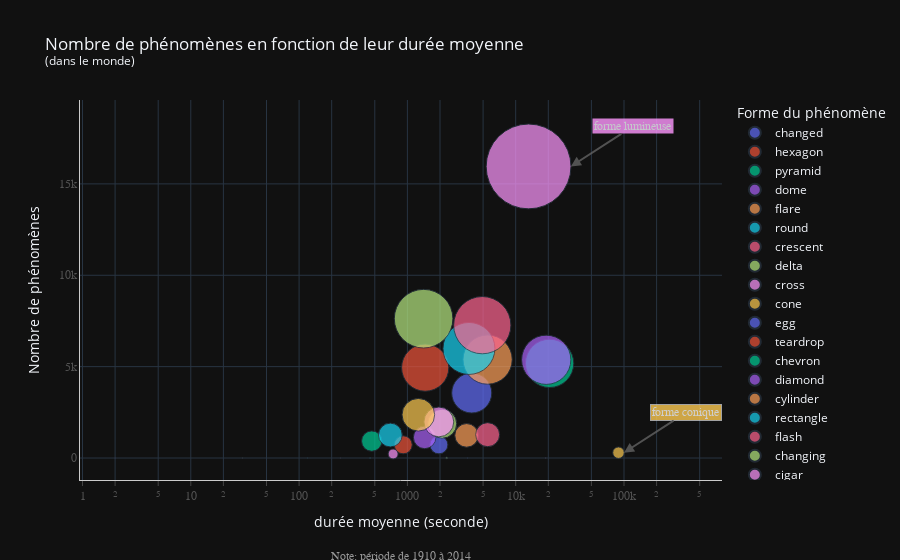

This figure's notebook cell:
### Code cell
# Graph
fig = px.scatter(df_count_ufo_bubble,
                 x="mean_length_of_encounter_seconds",
                 y="count_ufo",
                 size="count_ufo",
                 color="UFO_shape",
                 log_x=True,
                 size_max=60,
                 template=TEMPLATE,
                 labels={'count_ufo': 'Nombre de phénomènes',
                         'mean_length_of_encounter_seconds': 'durée moyenne (seconde)'},
                 title="Nombre de phénomènes en fonction de leur durée")

# Text
fig.update_layout(title="Nombre de phénomènes en fonction de leur durée moyenne<br>"
                  "<sup>(dans le monde)</sup>",
                  showlegend=True,
                  legend_title_text='Forme du phénomène',
                  xaxis=dict(
                        showline=True,
                        showgrid=True,
                        showticklabels=True,
                        linecolor='rgb(204, 204, 204)',
                        linewidth=1,
                        ticks='outside',
                        tickfont=dict(
                            family='Arial',
                            size=12,
                            color='rgb(82, 82, 82)'
                        ),
                  ),
                  yaxis=dict(
                      showgrid=True,
                      zeroline=False,
                      showline=True,
                      showticklabels=True,
                      linecolor='rgb(204, 204, 204)',
                      tickfont=dict(
                          family='Arial',
                          size=12,
                          color='rgb(82, 82, 82)'
                      ),
                  )                 
                  )
# Annotations
annotations = []

# Source
annotations.append(dict(xref='paper', yref='paper',
                        x=0.5, y=-0.18,
                        xanchor='center', yanchor='top',
                        text='Note: période de 1910 à 2014',
                        font=dict(family='Arial',
                                  size=12,
                                  color='rgb(150,150,150)'),
                        showarrow=False))
# Graph annotation
annotations.append(dict(xref='x', yref='y',
                        x=5, y=294,
                        text="forme conique",
                        showarrow=True,
                        font=dict(
                            family="Arial, monospace",
                            size=12,
                            color="#ffffff"
                        ),
                        align="center",
                        arrowhead=2,
                        arrowsize=1,
                        arrowwidth=2,
                        arrowcolor="#636363",
                        ax=62,
                        ay=-40,
                        bordercolor="#c7c7c7",                       
                        bgcolor="#FECB52",
                        opacity=0.8
                        ))

# Graph annotation
annotations.append(dict(xref='x', yref='y',
                        x=4.51, y=15956,
                        text="forme lumineuse",
                        showarrow=True,
                        font=dict(
                            family="Arial, monospace",
                            size=12,                            
                        ),
                        align="center",
                        arrowhead=2,
                        arrowsize=1,
                        arrowwidth=2,
                        arrowcolor="#636363",
                        ax=62,
                        ay=-40,                       
                        bgcolor="#FF97FF",
                        opacity=0.8
                        ))

fig.update_layout(annotations=annotations)
fig.show()

### Figure 1 — Plotly figure (JSON) as saved in the notebook; plotly's stock layout.template omitted (floating-point values rounded to 4 significant figures)
{"data": [{"hovertemplate": "UFO_shape=changed<br>durée moyenne (seconde)=%{x}<br>Nombre de phénomènes=%{marker.size}<extra></extra>", "legendgroup": "changed", "marker": {"color": "#636efa", "size": [1], "sizemode": "area", "sizeref": 4.432, "symbol": "circle"}, "mode": "markers", "name": "changed", "orientation": "v", "showlegend": true, "type": "scatter", "x": [3600], "xaxis": "x", "y": [1], "yaxis": "y"}, {"hovertemplate": "UFO_shape=hexagon<br>durée moyenne (seconde)=%{x}<br>Nombre de phénomènes=%{marker.size}<extra></extra>", "legendgroup": "hexagon", "marker": {"color": "#EF553B", "size": [1], "sizemode": "area", "sizeref": 4.432, "symbol": "circle"}, "mode": "markers", "name": "hexagon", "orientation": "v", "showlegend": true, "type": "scatter", "x": [240], "xaxis": "x", "y": [1], "yaxis": "y"}, {"hovertemplate": "UFO_shape=pyramid<br>durée moyenne (seconde)=%{x}<br>Nombre de phénomènes=%{marker.size}<extra></extra>", "legendgroup": "pyramid", "marker": {"color": "#00cc96", "size": [1], "sizemode": "area", "sizeref": 4.432, "symbol": "circle"}, "mode": "markers", "name": "pyramid", "orientation": "v", "showlegend": true, "type": "scatter", "x": [120], "xaxis": "x", "y": [1], "yaxis": "y"}, {"hovertemplate": "UFO_shape=dome<br>durée moyenne (seconde)=%{x}<br>Nombre de phénomènes=%{marker.size}<extra></extra>", "legendgroup": "dome", "marker": {"color": "#ab63fa", "size": [1], "sizemode": "area", "sizeref": 4.432, "symbol": "circle"}, "mode": "markers", "name": "dome", "orientation": "v", "showlegend": true, "type": "scatter", "x": [2], "xaxis": "x", "y": [1], "yaxis": "y"}, {"hovertemplate": "UFO_shape=flare<br>durée moyenne (seconde)=%{x}<br>Nombre de phénomènes=%{marker.size}<extra></extra>", "legendgroup": "flare", "marker": {"color": "#FFA15A", "size": [1], "sizemode": "area", "sizeref": 4.432, "symbol": "circle"}, "mode": "markers", "name": "flare", "orientation": "v", "showlegend": true, "type": "scatter", "x": [30], "xaxis": "x", "y": [1], "yaxis": "y"}, {"hovertemplate": "UFO_shape=round<br>durée moyenne (seconde)=%{x}<br>Nombre de phénomènes=%{marker.size}<extra></extra>", "legendgroup": "round", "marker": {"color": "#19d3f3", "size": [2], "sizemode": "area", "sizeref": 4.432, "symbol": "circle"}, "mode": "markers", "name": "round", "orientation": "v", "showlegend": true, "type": "scatter", "x": [452.5], "xaxis": "x", "y": [2], "yaxis": "y"}, {"hovertemplate": "UFO_shape=crescent<br>durée moyenne (seconde)=%{x}<br>Nombre de phénomènes=%{marker.size}<extra></extra>", "legendgroup": "crescent", "marker": {"color": "#FF6692", "size": [2], "sizemode": "area", "sizeref": 4.432, "symbol": "circle"}, "mode": "markers", "name": "crescent", "orientation": "v", "showlegend": true, "type": "scatter", "x": [18905], "xaxis": "x", "y": [2], "yaxis": "y"}, {"hovertemplate": "UFO_shape=delta<br>durée moyenne (seconde)=%{x}<br>Nombre de phénomènes=%{marker.size}<extra></extra>", "legendgroup": "delta", "marker": {"color": "#B6E880", "size": [7], "sizemode": "area", "sizeref": 4.432, "symbol": "circle"}, "mode": "markers", "name": "delta", "orientation": "v", "showlegend": true, "type": "scatter", "x": [2308.0], "xaxis": "x", "y": [7], "yaxis": "y"}, {"hovertemplate": "UFO_shape=cross<br>durée moyenne (seconde)=%{x}<br>Nombre de phénomènes=%{marker.size}<extra></extra>", "legendgroup": "cross", "marker": {"color": "#FF97FF", "size": [223], "sizemode": "area", "sizeref": 4.432, "symbol": "circle"}, "mode": "markers", "name": "cross", "orientation": "v", "showlegend": true, "type": "scatter", "x": [738.1], "xaxis": "x", "y": [223], "yaxis": "y"}, {"hovertemplate": "UFO_shape=cone<br>durée moyenne (seconde)=%{x}<br>Nombre de phénomènes=%{marker.size}<extra></extra>", "legendgroup": "cone", "marker": {"color": "#FECB52", "size": [294], "sizemode": "area", "sizeref": 4.432, "symbol": "circle"}, "mode": "markers", "name": "cone", "orientation": "v", "showlegend": true, "type": "scatter", "x": [88930.0], "xaxis": "x", "y": [294], "yaxis": "y"}, {"hovertemplate": "UFO_shape=egg<br>durée moyenne (seconde)=%{x}<br>Nombre de phénomènes=%{marker.size}<extra></extra>", "legendgroup": "egg", "marker": {"color": "#636efa", "size": [721], "sizemode": "area", "sizeref": 4.432, "symbol": "circle"}, "mode": "markers", "name": "egg", "orientation": "v", "showlegend": true, "type": "scatter", "x": [1953.0], "xaxis": "x", "y": [721], "yaxis": "y"}, {"hovertemplate": "UFO_shape=teardrop<br>durée moyenne (seconde)=%{x}<br>Nombre de phénomènes=%{marker.size}<extra></extra>", "legendgroup": "teardrop", "marker": {"color": "#EF553B", "size": [723], "sizemode": "area", "sizeref": 4.432, "symbol": "circle"}, "mode": "markers", "name": "teardrop", "orientation": "v", "showlegend": true, "type": "scatter", "x": [915.2], "xaxis": "x", "y": [723], "yaxis": "y"}, {"hovertemplate": "UFO_shape=chevron<br>durée moyenne (seconde)=%{x}<br>Nombre de phénomènes=%{marker.size}<extra></extra>", "legendgroup": "chevron", "marker": {"color": "#00cc96", "size": [926], "sizemode": "area", "sizeref": 4.432, "symbol": "circle"}, "mode": "markers", "name": "chevron", "orientation": "v", "showlegend": true, "type": "scatter", "x": [468.8], "xaxis": "x", "y": [926], "yaxis": "y"}, {"hovertemplate": "UFO_shape=diamond<br>durée moyenne (seconde)=%{x}<br>Nombre de phénomènes=%{marker.size}<extra></extra>", "legendgroup": "diamond", "marker": {"color": "#ab63fa", "size": [1129], "sizemode": "area", "sizeref": 4.432, "symbol": "circle"}, "mode": "markers", "name": "diamond", "orientation": "v", "showlegend": true, "type": "scatter", "x": [1444.0], "xaxis": "x", "y": [1129], "yaxis": "y"}, {"hovertemplate": "UFO_shape=cylinder<br>durée moyenne (seconde)=%{x}<br>Nombre de phénomènes=%{marker.size}<extra></extra>", "legendgroup": "cylinder", "marker": {"color": "#FFA15A", "size": [1239], "sizemode": "area", "sizeref": 4.432, "symbol": "circle"}, "mode": "markers", "name": "cylinder", "orientation": "v", "showlegend": true, "type": "scatter", "x": [3521.0], "xaxis": "x", "y": [1239], "yaxis": "y"}, {"hovertemplate": "UFO_shape=rectangle<br>durée moyenne (seconde)=%{x}<br>Nombre de phénomènes=%{marker.size}<extra></extra>", "legendgroup": "rectangle", "marker": {"color": "#19d3f3", "size": [1258], "sizemode": "area", "sizeref": 4.432, "symbol": "circle"}, "mode": "markers", "name": "rectangle", "orientation": "v", "showlegend": true, "type": "scatter", "x": [695.9], "xaxis": "x", "y": [1258], "yaxis": "y"}, {"hovertemplate": "UFO_shape=flash<br>durée moyenne (seconde)=%{x}<br>Nombre de phénomènes=%{marker.size}<extra></extra>", "legendgroup": "flash", "marker": {"color": "#FF6692", "size": [1278], "sizemode": "area", "sizeref": 4.432, "symbol": "circle"}, "mode": "markers", "name": "flash", "orientation": "v", "showlegend": true, "type": "scatter", "x": [5507.0], "xaxis": "x", "y": [1278], "yaxis": "y"}, {"hovertemplate": "UFO_shape=changing<br>durée moyenne (seconde)=%{x}<br>Nombre de phénomènes=%{marker.size}<extra></extra>", "legendgroup": "changing", "marker": {"color": "#B6E880", "size": [1878], "sizemode": "area", "sizeref": 4.432, "symbol": "circle"}, "mode": "markers", "name": "changing", "orientation": "v", "showlegend": true, "type": "scatter", "x": [2094.0], "xaxis": "x", "y": [1878], "yaxis": "y"}, {"hovertemplate": "UFO_shape=cigar<br>durée moyenne (seconde)=%{x}<br>Nombre de phénomènes=%{marker.size}<extra></extra>", "legendgroup": "cigar", "marker": {"color": "#FF97FF", "size": [1976], "sizemode": "area", "sizeref": 4.432, "symbol": "circle"}, "mode": "markers", "name": "cigar", "orientation": "v", "showlegend": true, "type": "scatter", "x": [1951.0], "xaxis": "x", "y": [1976], "yaxis": "y"}, {"hovertemplate": "UFO_shape=formation<br>durée moyenne (seconde)=%{x}<br>Nombre de phénomènes=%{marker.size}<extra></extra>", "legendgroup": "formation", "marker": {"color": "#FECB52", "size": [2367], "sizemode": "area", "sizeref": 4.432, "symbol": "circle"}, "mode": "markers", "name": "formation", "orientation": "v", "showlegend": true, "type": "scatter", "x": [1262.0], "xaxis": "x", "y": [2367], "yaxis": "y"}, {"hovertemplate": "UFO_shape=oval<br>durée moyenne (seconde)=%{x}<br>Nombre de phénomènes=%{marker.size}<extra></extra>", "legendgroup": "oval", "marker": {"color": "#636efa", "size": [3559], "sizemode": "area", "sizeref": 4.432, "symbol": "circle"}, "mode": "markers", "name": "oval", "orientation": "v", "showlegend": true, "type": "scatter", "x": [3927.0], "xaxis": "x", "y": [3559], "yaxis": "y"}, {"hovertemplate": "UFO_shape=disk<br>durée moyenne (seconde)=%{x}<br>Nombre de phénomènes=%{marker.size}<extra></extra>", "legendgroup": "disk", "marker": {"color": "#EF553B", "size": [4946], "sizemode": "area", "sizeref": 4.432, "symbol": "circle"}, "mode": "markers", "name": "disk", "orientation": "v", "showlegend": true, "type": "scatter", "x": [1460.0], "xaxis": "x", "y": [4946], "yaxis": "y"}, {"hovertemplate": "UFO_shape=sphere<br>durée moyenne (seconde)=%{x}<br>Nombre de phénomènes=%{marker.size}<extra></extra>", "legendgroup": "sphere", "marker": {"color": "#00cc96", "size": [5180], "sizemode": "area", "sizeref": 4.432, "symbol": "circle"}, "mode": "markers", "name": "sphere", "orientation": "v", "showlegend": true, "type": "scatter", "x": [20560.0], "xaxis": "x", "y": [5180], "yaxis": "y"}, {"hovertemplate": "UFO_shape=other<br>durée moyenne (seconde)=%{x}<br>Nombre de phénomènes=%{marker.size}<extra></extra>", "legendgroup": "other", "marker": {"color": "#ab63fa", "size": [5376], "sizemode": "area", "sizeref": 4.432, "symbol": "circle"}, "mode": "markers", "name": "other", "orientation": "v", "showlegend": true, "type": "scatter", "x": [19140.0], "xaxis": "x", "y": [5376], "yaxis": "y"}, {"hovertemplate": "UFO_shape=unknown<br>durée moyenne (seconde)=%{x}<br>Nombre de phénomènes=%{marker.size}<extra></extra>", "legendgroup": "unknown", "marker": {"color": "#FFA15A", "size": [5387], "sizemode": "area", "sizeref": 4.432, "symbol": "circle"}, "mode": "markers", "name": "unknown", "orientation": "v", "showlegend": true, "type": "scatter", "x": [5501.0], "xaxis": "x", "y": [5387], "yaxis": "y"}, {"hovertemplate": "UFO_shape=fireball<br>durée moyenne (seconde)=%{x}<br>Nombre de phénomènes=%{marker.size}<extra></extra>", "legendgroup": "fireball", "marker": {"color": "#19d3f3", "size": [5996], "sizemode": "area", "sizeref": 4.432, "symbol": "circle"}, "mode": "markers", "name": "fireball", "orientation": "v", "showlegend": true, "type": "scatter", "x": [3700.0], "xaxis": "x", "y": [5996], "yaxis": "y"}, {"hovertemplate": "UFO_shape=circle<br>durée moyenne (seconde)=%{x}<br>Nombre de phénomènes=%{marker.size}<extra></extra>", "legendgroup": "circle", "marker": {"color": "#FF6692", "size": [7270], "sizemode": "area", "sizeref": 4.432, "symbol": "circle"}, "mode": "markers", "name": "circle", "orientation": "v", "showlegend": true, "type": "scatter", "x": [4914.0], "xaxis": "x", "y": [7270], "yaxis": "y"}, {"hovertemplate": "UFO_shape=triangle<br>durée moyenne (seconde)=%{x}<br>Nombre de phénomènes=%{marker.size}<extra></extra>", "legendgroup": "triangle", "marker": {"color": "#B6E880", "size": [7625], "sizemode": "area", "sizeref": 4.432, "symbol": "circle"}, "mode": "markers", "name": "triangle", "orientation": "v", "showlegend": true, "type": "scatter", "x": [1411.0], "xaxis": "x", "y": [7625], "yaxis": "y"}, {"hovertemplate": "UFO_shape=light<br>durée moyenne (seconde)=%{x}<br>Nombre de phénomènes=%{marker.size}<extra></extra>", "legendgroup": "light", "marker": {"color": "#FF97FF", "size": [15956], "sizemode": "area", "sizeref": 4.432, "symbol": "circle"}, "mode": "markers", "name": "light", "orientation": "v", "showlegend": true, "type": "scatter", "x": [13150.0], "xaxis": "x", "y": [15956], "yaxis": "y"}], "layout": {"annotations": [{"font": {"color": "rgb(150,150,150)", "family": "Arial", "size": 12}, "showarrow": false, "text": "Note: période de 1910 à 2014", "x": 0.5, "xanchor": "center", "xref": "paper", "y": -0.18, "yanchor": "top", "yref": "paper"}, {"align": "center", "arrowcolor": "#636363", "arrowhead": 2, "arrowsize": 1, "arrowwidth": 2, "ax": 62, "ay": -40, "bgcolor": "#FECB52", "bordercolor": "#c7c7c7", "font": {"color": "#ffffff", "family": "Arial, monospace", "size": 12}, "opacity": 0.8, "showarrow": true, "text": "forme conique", "x": 5, "xref": "x", "y": 294, "yref": "y"}, {"align": "center", "arrowcolor": "#636363", "arrowhead": 2, "arrowsize": 1, "arrowwidth": 2, "ax": 62, "ay": -40, "bgcolor": "#FF97FF", "font": {"family": "Arial, monospace", "size": 12}, "opacity": 0.8, "showarrow": true, "text": "forme lumineuse", "x": 4.51, "xref": "x", "y": 15956, "yref": "y"}], "legend": {"itemsizing": "constant", "title": {"text": "Forme du phénomène"}, "tracegroupgap": 0}, "showlegend": true, "title": {"text": "Nombre de phénomènes en fonction de leur durée moyenne<br><sup>(dans le monde)</sup>"}, "xaxis": {"anchor": "y", "domain": [0, 1], "linecolor": "rgb(204, 204, 204)", "linewidth": 1, "showgrid": true, "showline": true, "showticklabels": true, "tickfont": {"color": "rgb(82, 82, 82)", "family": "Arial", "size": 12}, "ticks": "outside", "title": {"text": "durée moyenne (seconde)"}, "type": "log"}, "yaxis": {"anchor": "x", "domain": [0, 1], "linecolor": "rgb(204, 204, 204)", "showgrid": true, "showline": true, "showticklabels": true, "tickfont": {"color": "rgb(82, 82, 82)", "family": "Arial", "size": 12}, "title": {"text": "Nombre de phénomènes"}, "zeroline": false}}}
